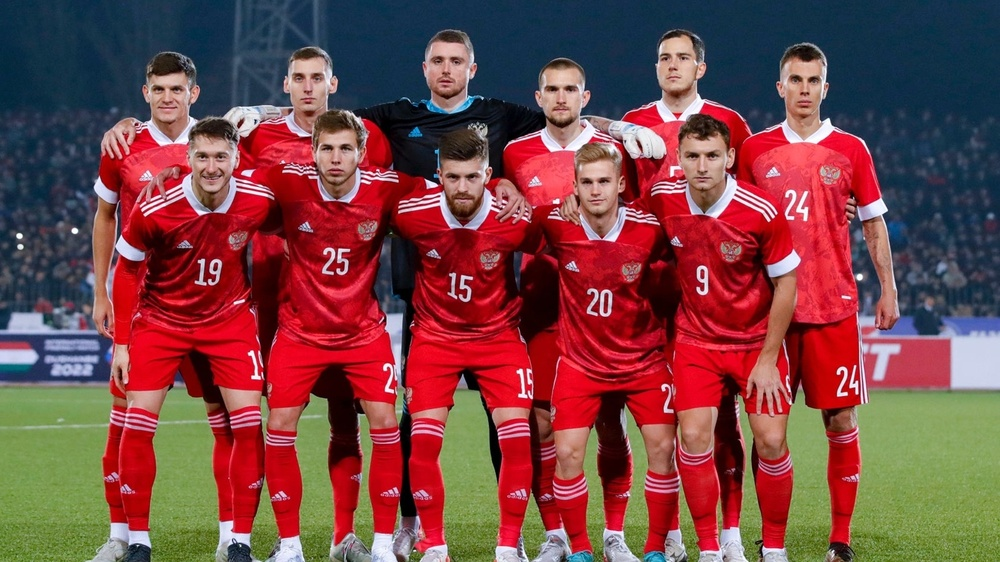
#> input picture img/russian_team.jpg, 1000 x 562 px, shrunk from 1920 x 1080 before the run
$ jupyter execute --allow-errors lab_5_detection.ipynb
#> lines starting #> are read from the running program, lines starting #| are printed output that depends on the picture; after the words box and inside, x2 and y2 are one past the last pixel; in counts of white or black regions, pixels touching at a corner belong together
## Биомедицинские нанотехнологии

### 5. Детекция объектов на основе каскадного классификатора

[cell 1]
# Cascade Classifier Training
# https://docs.opencv.org/3.4/db/d28/tutorial_cascade_classifier.html

<div align='justify'>В данном модуле мы подробно рассмотрим использование каскадных классификаторов Хаара для обнаружения объектов на изображении. Каскадный классификатор объектов на основе признаков Хаара является одним из эффективным методом обнаружения объектов, который сравним с использованием нейронных сетей. Этот подход машинного обучения включает обучение каскадной функции на наборе положительных и негативных изображений, которая будет использована для обнаружения объектов на новых изображениях.</div>

<div align='justify'>Мы рассмотрим этапы использования каскадного классификатора на примере распознования различных областей лица. Будут использованы обученные классификаторы из библиотеки разработчика OpenCV. Алгоритм сначала требует множества обучающих изображений, содержащих нужный объект и не содержащие его. После этого из них извлекаются признаки на основе алгоритма детекции признаков Хаара. Эти признаки аналогичны сверточному ядру и представляют собой единичные значения, получаемые вычитанием суммы пикселей под белыми прямоугольниками из суммы пикселей под черными прямоугольниками (а).</div>

<div align='center'>
<div style="float:left">
<p>(а)</p>

</div>
<div style="float:right">
<p>(б)</p>

</div>
</div>

<div align='justify'>Теперь все возможные размеры и расположения каждого ядра используются для расчета множества функций. Данная процедура достаточно требовательна к вычислительным ресурсам. Например, для окна размером 24x24 пикселя потребуется более 160 тыс. функций. Для расчета каждого объекта необходимо найти сумму пикселей под белым и черным прямоугольниками. Для решения этой проблемы были введены интегральные изображения. Каким бы ни было большое изображение, оно сокращает вычисления для каждого пикселя до операции, включающей только четыре пикселя. Среди всех этих признаков, которые были найдены, большинство из них являются бесполезными. Например, рассмотрим изображение (б). В верхнем ряду показаны два хороших признака. Первый выбранный признак, по-видимому, сконцентрирован на том свойстве, что область глаз часто темнее, чем область носа и щек. Вторая выделенная особенность основана на свойстве того, что глаза темнее переносицы. Но эти же окна, наложенные на щеки или какое-либо другое место, являются малоинформативными. Возникает вопрос, как из 160 тысяч функций выбрать нужные? Для этих целей используется алгоритм AdaBoost.</div>

<div align='justify'>В результате отбора каждый признак применяется ко всем обучающим изображениям. Для каждого признака находится наилучший порог, который позволяет классифицировать объект. При неправильной классфикации возможно возникновение ошибки. Мы выбираем те объекты, которые имеют минимальную частоту ошибок, то есть те объекты, которые позволяют наиболее точно классифицировать изображения объекта. Вначале каждому изображению назначается одинаковый вес. После каждой классификации вес неправильно классифицированных изображений увеличивается. Затем выполняется такой же процесс: рассчитываются новые коэффициенты ошибок и новые веса. Этот процесс продолжается до тех пор, пока не достигается требуемая точность, частота ошибок или необходимое количество признаков. Итоговый классификатор представляет собой взвешенную сумму этих слабых классификаторов. Его называют слабым, потому что он сам по себе не может классифицировать изображение, но вместе с другими образует сильный классификатор. В документе говорится, что даже 200 функций обеспечивают обнаружение с точностью 95%.</div>

<div align='justify'><b>Примечанеи</b>: подробнее об алгоритме каскадной классификации можно прочитать на сайте разработчика библиотеки OpenCV.</div>

[cell 2]
# Объяснение реализации каскадной классификации объектов на изображении с использованием функций Хаара
# https://scmax.ru/articles/223115/

### 5.1. Использование классификаторов Хаара для распознования лиц на изображении

[cell 3]
# Классификаторы Хаара
# https://github.com/opencv/opencv/tree/4.x/data/haarcascades

<div align='justify'>В качестве тестовой задачи рассмотрим популярный алгоритм распознования лиц на изображении. Для решения данной задачи будет использованы подготовленные каскады из базы разработчика библиотеки OpenCV - haarcascade_frontalface_default.xml. Для создания классификатора используем класс CascadeClassifier(). Детекция лиц выполняется на основе метода detectMultiScale(), параметры scaleFactor=1.2 и minNeighbors=8.</div>

[cell 4]
import cv2 as cv
import matplotlib.pyplot as plt

# Загрузка и чтение изображения из заданной директории
img = cv.imread('img/russian_team.jpg')
#> img is the input picture: shape (562, 1000, 3); mean B, G, R 69.2, 68.8, 121

img_rgb = cv.cvtColor(img, cv.COLOR_BGR2RGB)    # Преобразование из BGR в RGB
img_gray = cv.cvtColor(img, cv.COLOR_BGR2GRAY)  # Преобразование из BGR в GRAY
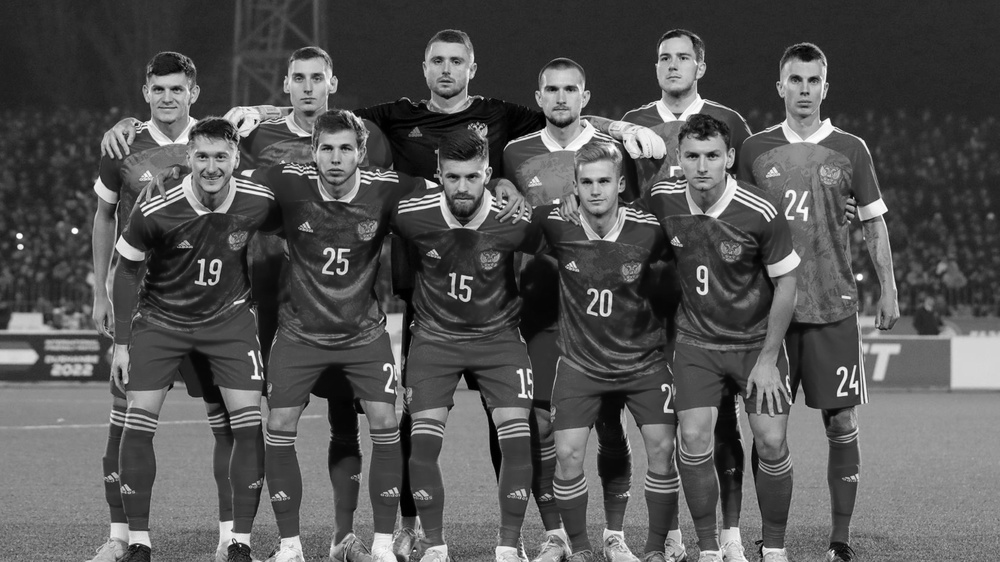
#> img_gray: shape (562, 1000); min 0, max 255, mean 84.4

# Загрузка XML-файла классификатора Хаара
haar_cascade = cv.CascadeClassifier('data/lab_5/haar_cascade/haarcascade_frontalface_default.xml')

# Применение метода обнаружения лиц к изображению в оттенках серого
faces_rect = haar_cascade.detectMultiScale(img_gray, 1.2, 8)
#> faces_rect = [[646, 36, 56, 56], [279, 56, 59, 59], [777, 58, 57, 57], [309, 127, 56, 56], [569, 161, 54, 54], [140, 67, 56, 56], [533, 67, 58, 58], [415, 36, 64, 64], [186, 137, 55, 55], [672, 134, 60, 60], [436, 158, 55, 55]]

# Отрисовка прямоугольной области найденных лиц
for (x, y, w, h) in faces_rect:
    cv.rectangle(img_rgb, (x, y), (x+w, y+h), (0, 255, 0), 2)
#> this loop made 11 passes
#> img_rgb: shape (562, 1000, 3); mean R, G, B 119.6, 71.1, 68.1

# Визуализация изображения
fig = plt.figure(figsize=(12, 8))

ax = fig.add_subplot(1, 1, 1)
ax.set_title('Детекция лиц футболистов на изображении', size=10)
ax.imshow(img_rgb)
ax.axis('off')

plt.show()

### 5.2. Использование классификаторов Хаара для распознования клеток лейкоцитов

<div align='justify'>Следующий пример показывает возможность использования заранее подготовленного каскада для распознования клеток лейкоцитов. Был подготовлен файл haarcascade_neutrophils.xml, позволяющий найти лейкоциты на тестовых изображениях. Для создания классификатора используем класс CascadeClassifier(). Детекция клеток выполняется на основе метода detectMultiScale(), параметры scaleFactor=1.1 и minNeighbors=9.</div></div>

[cell 5]
import cv2 as cv
import matplotlib.pyplot as plt

import cv2 as cv

# Чтение изображения
img_1 = cv.imread('data/lab_5/rand_cells_1.jpg')
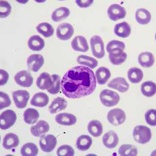
#> input picture data/lab_5/rand_cells_1.jpg, 156 x 156 px, shrunk from 300 x 300 before the run
#> img_1 is the input picture: shape (156, 156, 3); mean B, G, R 210.9, 182.6, 202.1
img_2 = cv.imread('data/lab_5/rand_cells_2.jpg')
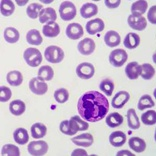
#> input picture data/lab_5/rand_cells_2.jpg, 156 x 156 px, shrunk from 300 x 300 before the run
#> img_2 is the input picture: shape (156, 156, 3); mean B, G, R 208.2, 179.4, 199
img_3 = cv.imread('data/lab_5/rand_cells_3.jpg')
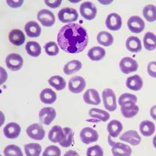
#> input picture data/lab_5/rand_cells_3.jpg, 156 x 156 px, shrunk from 300 x 300 before the run
#> img_3 is the input picture: shape (156, 156, 3); mean B, G, R 210.1, 182, 201.3

# Преобразование в оттенки серого
gray_img_1 = cv.cvtColor(img_1, cv.COLOR_BGR2GRAY)
gray_img_2 = cv.cvtColor(img_2, cv.COLOR_BGR2GRAY)
gray_img_3 = cv.cvtColor(img_3, cv.COLOR_BGR2GRAY)
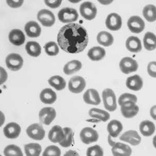
#> gray_img_3: shape (156, 156); min 39, max 240, mean 191

# Загрузка требуемого файла xml-классификатора haar-cascade
haar_cascade = cv.CascadeClassifier('data/lab_5/haar_cascade/haarcascade_neutrophils.xml')

# Применение метода распознавания объекта на изображении в оттенках серого
img_1_rect = haar_cascade.detectMultiScale(gray_img_1, 1.1, 9)
#> img_1_rect = [[48, 53, 59, 59]]
img_2_rect = haar_cascade.detectMultiScale(gray_img_2, 1.1, 9)
#> img_2_rect = [[67, 78, 59, 59]]
img_3_rect = haar_cascade.detectMultiScale(gray_img_3, 1.1, 9)
#> img_3_rect = [[41, 13, 57, 57]]

# Отрисовка прямоугольника для найденного объекта
for (x, y, w, h) in img_1_rect:
    cv.rectangle(img_1, (x, y), (x+w, y+h), (0, 255, 0), 2)
#> this loop made 1 pass
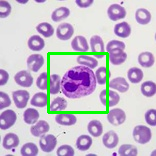
#> img_1: shape (156, 156, 3); 2.89% of pixels changed, all inside (x1, y1, x2, y2) = (47, 52, 109, 114)

for (x, y, w, h) in img_2_rect:
    cv.rectangle(img_2, (x, y), (x+w, y+h), (0, 255, 0), 2)
#> this loop made 1 pass
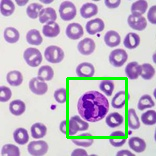
#> img_2: shape (156, 156, 3); 2.89% of pixels changed, all inside (x1, y1, x2, y2) = (66, 77, 128, 139)

for (x, y, w, h) in img_3_rect:
    cv.rectangle(img_3, (x, y), (x+w, y+h), (0, 255, 0), 2)
#> this loop made 1 pass
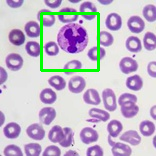
#> img_3: shape (156, 156, 3); 2.79% of pixels changed, all inside (x1, y1, x2, y2) = (40, 12, 100, 72)

[cell 6]
fig = plt.figure(figsize=(12, 3))

ax = fig.add_subplot(1, 3, 1)
ax.set_title('Изображение 1 (а)', size=10)
ax.imshow(img_1)
ax.axis('off')

ax = fig.add_subplot(1, 3, 2)
ax.set_title('Изображение 2 (б)', size=10)
ax.imshow(img_2)
ax.axis('off')

ax = fig.add_subplot(1, 3, 3)
ax.set_title('Изображение 3 (в)', size=10)
ax.imshow(img_3)
ax.axis('off')

plt.show()
#> figure, not shown here; B, G, R data is drawn as R, G, B

<div align='justify'>На изображениях а-в видно, что классификатор определил нахождение клеток лейкоцитов на изображении. Проблема заключается в том, что дополнительно классификатор определил много побочных объектов. Задачу исключения лишних объектов предлагается решить в практической части данного модуля.</div>

### 5.3. Создание собственного каскадного классификатора Хаара

[cell 7]
# Linux -> https://coding-robin.de/2013/07/22/train-your-own-opencv-haar-classifier.html
# Windows -> https://learncodebygaming.com/blog/training-a-cascade-classifier

# Файлы проекта https://disk.yandex.ru/d/Yugsf3x3d4fyag

<div align='justify'>При решении задач распознования объектов можно воспользоваться уже обученными классификаторами. А как быть в ситуации, когда необходимо выполнить задачу детекции объекта, для которого нет обученного классификатора? Его можно создать самому. Далее будут рассмотрены этапы создания собственного классификатора.</div>

<div align='justify'>В архиве к данному модулю можно найти уже подготовленные шаблоны изображений (в папке positive_img и negative_img). Данные изображения необходимы для получения информации о таргете и фоновом изображении. Для начала обучения классификатора требуется подготовить 60-100 экземпляров положительных изображений (таргет). Изображения должны быть строго сегментированы, ничего лишнего на изображении быть не должно. Для фоновых изображений нужно создать около 1000 экземпляторов. Требования к фону менее строгие. Для получения фона можно воспользоваться программой для аугментации изображений. Например:</div>

[cell 8]
import Augmentor

# Генерации 1000 изображений по шаблону
#> (the rest of this cell did not finish here and is left out)

### Примеры положительных и отрицательных изображений:

[cell 9]
# Чтение изображения
img_1 = cv.imread('data/lab_5/positive_img/1.jpg')
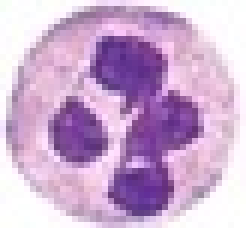
#> input picture data/lab_5/positive_img/1.jpg, 41 x 38 px, shrunk from 78 x 72 before the run (shown 6 times larger)
#> img_1 is the input picture: shape (38, 41, 3); mean B, G, R 208.1, 172.2, 203.6
img_2 = cv.imread('data/lab_5/positive_img/40.jpg')
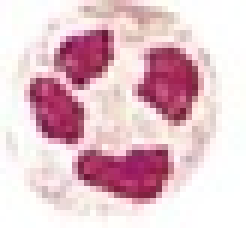
#> input picture data/lab_5/positive_img/40.jpg, 41 x 38 px, shrunk from 78 x 72 before the run (shown 6 times larger)
#> img_2 is the input picture: shape (38, 41, 3); mean B, G, R 203.1, 195.1, 226.8
img_3 = cv.imread('data/lab_5/positive_img/66.jpg')
img_4 = cv.imread('data/lab_5/positive_img/79.jpg')
img_5 = cv.imread('data/lab_5/positive_img/92.jpg')

# Преобразование из BGR -> RGB
img_1 = cv.cvtColor(img_1, cv.COLOR_BGR2RGB)
img_2 = cv.cvtColor(img_2, cv.COLOR_BGR2RGB)
#> (the rest of this cell did not finish here and is left out)
